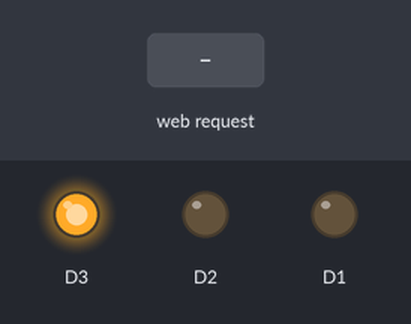
A sketch run on a simulated ESP8266 (NodeMCU). On the bench: output pins drawn as LEDs (lit = HIGH). The test bench sets the inputs (shaded band). WiFi joins after 1.5 s; servers stay silent unless stated.

Above: at 2.7 s.
2.8 s: HTTP request GET /INR received
At 3.9 s:
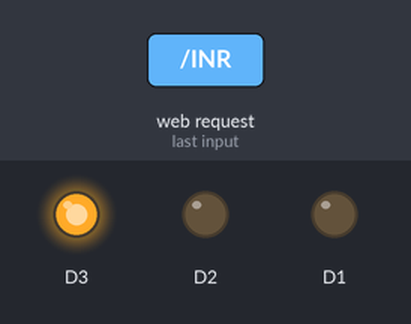
4.3 s: HTTP request GET /DCR received
At 5.0 s:
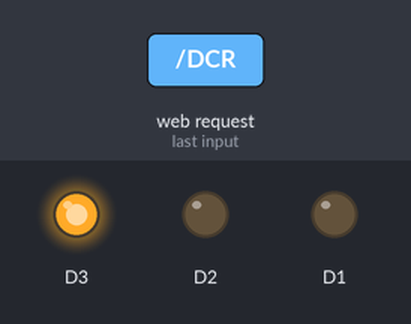
Timing chart, 0 to 7.3 s (numbered marks = the images above; inputs shaded):
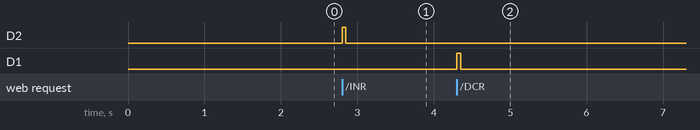

Measured:
- after the input at 2.8 s, D2: LOW → HIGH at once, → LOW 0.05 s later
- after the input at 4.3 s, D1: LOW → HIGH at once, → LOW 0.05 s later

The sketch:

nodeMCU.ino
```cpp
/*The wifi related code will be in this file.
 *This file will send (or maybe, receive in future) code to (and from) arduino/atmega328 avr
 *The crucial info like "wifi connected", "or wifi disconnected" will be sent.
 *Author: Bigyan Chapagain, 21 Oct, 2017*/
#include <ESP8266WiFi.h>
//D7 of nodeMCU will be connected to pin10 of Arduino.
//#include <Ticker.h>//Timer in nodeMCU
//Ticker ticker;
const char* ssid = "Linux"; // SSID i.e. Service Set Identifier is the name of your WIFI
const char* password = "0123456789"; // Your Wifi password, in case you have open network comment the whole statement.

int ledPin = 13; // GPIO13 or for NodeMCU you can directly write D7
WiFiServer server(80); // Creates a server that listens for incoming connections on the specified port, here in this case port is 80.

void setup() {
  pinMode(D1,OUTPUT);
  pinMode(D2,OUTPUT);
  pinMode(D3,OUTPUT);
  digitalWrite(D1,LOW);//D1 connects to INT0 of arduino (interfaced by logic level shifter.)
  digitalWrite(D2,LOW);//D2 connects to INT1 of arduino (interfaced by logic level shifter.)
  digitalWrite(D3,LOW);
  Serial.begin(115200);
  delay(10);
  // Connect to WiFi network
  WiFi.begin(ssid, password);
  //Trying to connect to wifi
  while (WiFi.status() != WL_CONNECTED) {
    delay(500);
  }
  digitalWrite(D3,HIGH);
  //D1=HIGH, D0=HIGH, wifi connected
  // Start the server
  server.begin();
}

void loop() {
  // Check if a client has connected
  WiFiClient client = server.available();
  if (!client) {
    return;
  }
// Wait until the client sends some data
//  Serial.println("new client");
  while(!client.available()){
    delay(1);
  }

  // Read the first line of the request
  String request = client.readStringUntil('\r');
//  Serial.println(request);
  client.flush();


  // Match the request
  boolean inr=false;
  if (request.indexOf("/INR") != -1)  {
    inr=true;
    digitalWrite(D2,HIGH);
    delay(50);//10ms impulse
    digitalWrite(D2,LOW);
  }
  boolean dcr=false;
  if (request.indexOf("/DCR") != -1)  {
    dcr=true;
    digitalWrite(D1,HIGH);
    delay(50);//10ms impulse
    digitalWrite(D1,LOW);
  }

  // Return the response
  client.println("HTTP/1.1 200 OK");
  client.println("Content-Type: text/html");
  client.println(""); //  do not forget this one
  client.println("<!DOCTYPE HTML>");
  client.println("<html>");
  client.println("<br><br>");
//  client.println("Status: ");
  if(inr)client.println("Temp increment invoked");
  else if(dcr)client.println("Temp decrement invoked");
  else client.println("Press buttons to increase or decrease temperature");
  client.println("<br><br>");
  client.println("<a href=\"/INR\"\"><button>Increase </button></a>");
  client.println("<a href=\"/DCR\"\"><button>Decrease </button></a><br />");
  client.println("</html>");
  delay(1);
//  Serial.println("Client disconnected");
//  Serial.println("");
}
```
